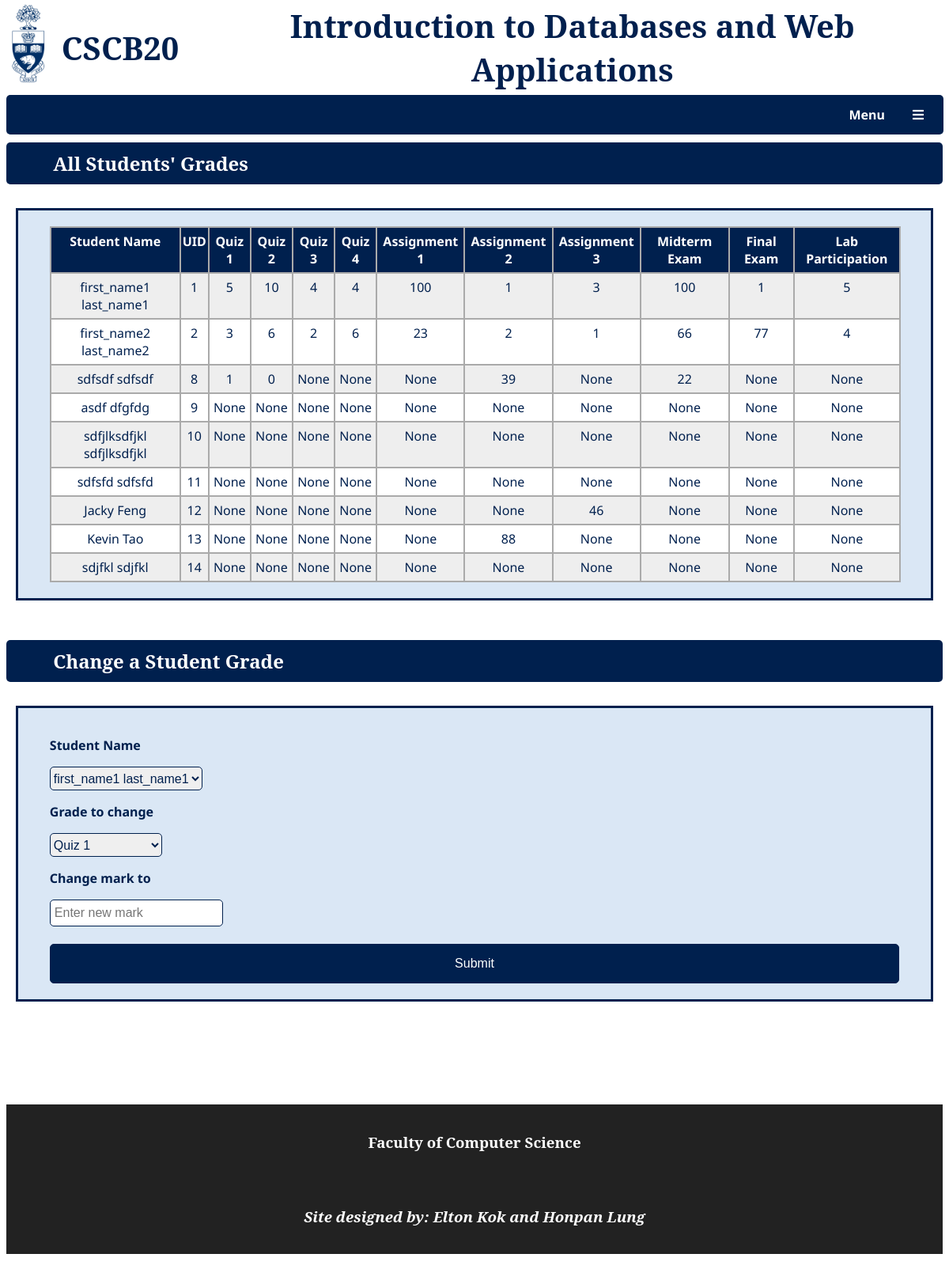
Page /allstudentgrades (signed in) on the committed database.
### tables this page shows
CREATE TABLE "pretty_grades" (
	"db_name"	TEXT,
	"pretty_name"	INTEGER,
	PRIMARY KEY("db_name")
);

### app.py (the view)
@app.route('/allstudentgrades')
def allstudentgrades():
    uid_names = get_uids_and_names_by_type("student")
    grade_dict = dict()
    for uid_key in uid_names.keys():
        uid_dict = dict()
        uid_dict['fullname'] = uid_names[uid_key]
        grades = get_grades_by_id(uid_key)
        for grade_key in grades:
            uid_dict[grade_key] = grades[grade_key]
        grade_dict[uid_key] = uid_dict
    table_headers = get_pretty_grade()
    html_table_headers = ["Student Name", "UID"]
    for item in table_headers:
        html_table_headers.append(table_headers[item])
    message = request.args.get('message') # used to determine if a grade was successfully changed
    return render_template('allstudentgrades.html', table_header=html_table_headers, grade_dict=grade_dict, uids=get_uids_and_names_by_type('student'), grades=get_pretty_grade(), message=message)

### app.py (called while the page is built)
def get_uids_and_names_by_type(user_type):
    if user_type == "instructor" or user_type == "student":
        sql = """
        SELECT uid, first_name, last_name
        FROM users
        WHERE user_type == "{}"
        """.format(user_type)
        uid_firstname_lastname_obj = db.engine.execute(text(sql))
        uid_firstname_lastname = dict()
        for result in uid_firstname_lastname_obj:
            uid_firstname_lastname[result[0]] = str(result[1]) + ' ' + str(result[2])
        return uid_firstname_lastname

def get_grades_by_id(uid):
    sql = """
    SELECT *
    FROM grades
    WHERE uid = {}""".format(uid)
    grade_obj = db.engine.execute(text(sql)).fetchone()
    table_headers = get_table_headers("grades")
    i = 0
    grade_by_uid = dict()
    while i < len(grade_obj):
        grade_by_uid[table_headers[i]] = grade_obj[i]
        i = i + 1
    return grade_by_uid

def get_table_headers(table):
    sql = """
    PRAGMA table_info({})
    """.format(table)
    table_obj = db.engine.execute(text(sql))
    table_headers = []
    for result in table_obj:
        table_headers.append(result[1])
    return table_headers

def get_pretty_grade():
    sql = """
    SELECT *
    FROM pretty_grades"""
    pretty_grade_obj = db.engine.execute(text(sql))
    pretty_grade = dict()
    for result in pretty_grade_obj:
        pretty_grade[result[0]] = result[1]
    return pretty_grade

### templates/allstudentgrades.html (shortened to what this page needs)
{% if session['user_type'] == "instructor" %}
{% extends 'base.html' %}
{% block customcss %}
<link rel="stylesheet" href="static/stylesheet/divTable.css">
<link rel="stylesheet" href="static/stylesheet/basicchangegrade.css">
<link rel="stylesheet" href="static/stylesheet/feedback.css">
{% endblock %}
{% block content%}
<div class="content">
    <div class="subheadings" id="all_student_grades">
        <h2>All Students' Grades</h2>
    </div>
    <div class="block-content">
        <div class="divTable studentgrades">
            <div class="divTableHeading">
                <div class="divTableRow">
                    {% for item in table_header %}
                    <div class="divTableHead">{{item}}</div>
                    {% endfor %}
                </div>
            </div>
            <div class="divTableBody">
                {% for student_uid in grade_dict %}
                <div class="divTableRow" id="{{student_uid}}">
                    {% for key in grade_dict[student_uid] %}
                    <div class="divTableCell" id="{{key}} {{student_uid}}">{{grade_dict[student_uid][key]}}</div>
                    {% endfor %}
                </div>
                {% endfor %}
            </div>
        </div>
    </div>
    <div class="subheadings">
            <h2>Change a Student Grade</h2>
        </div>
    <div class="block-content">
                <form action="change_student_grade" name="grade-change" method="POST">
                    <p><label><b>Student Name </b></label></p>
                        <select name="student_uid" id="uid_names">
                            {% for key in uids.keys() %}
                            <option value="{{key}}">{{uids[key]}}</option>
                            {% endfor %}
                        </select>
                    <div id="grade_name">
                    <p><label><b>Grade to change </b></label></p>
                        <select name="grade_db_name" id="grade_db_name_selector">
                            {% for key in grades.keys() %}
                            <option value="{{key}}">{{grades[key]}}</option>
                            {% endfor %}
                        </select>
                    </div>
                    <div id="mark">
                        <p><label><b>Change mark to </b><div id="mark_msg"></div></label></p>
                        <input type="number" name="changed_mark" placeholder="Enter new mark">
                    </div>
                    <br>
                    <div class="submit-btn">
                        <input type="submit" value="Submit">
                    </div>
                </form>
    </div>
</div>
{% endblock %}
{% elif session['user_type'] == "student" %}
{% extends 'redirect.grade.html' %}
{% else %}
{% extends 'redirect.home.html' %}
{% endif %}

### static/stylesheet/header+footer.css (style rules this page uses)
body { font-family: "Noto Sans", sans-serif; color: #00204E; }
.content { margin-top: 180px; padding-bottom: 100px; }

### static/stylesheet/subheading+blocks.css (style rules this page uses)
.subheadings h2 { background-color: #00204E; color: #ffffff; font-family: "Noto Serif", serif; padding-left: 5%; padding-top: 10px; padding-bottom: 10px; border-radius: 5px; margin-top: 50px; font-weight: bold; }
.block-content { border: 3px solid #00204E; margin: 30px 1%; padding: 20px 40px; background-color: rgb(218, 231, 245); transition: 0.5s ease-in-out; }

### static/stylesheet/select_dropdowns.css (style rules this page uses)
select { color: #00204E; height: 30px; font-family: sans-serif; font-size: 12pt; border: 1px solid #00204E; border-radius: 5px; box-sizing: border-box; }

### static/stylesheet/divTable.css (style rules this page uses)
div.studentgrades { background-color: #EEEEEE; width: 100%; text-align: center; border-collapse: collapse; }
.divTable.studentgrades .divTableCell, .divTable.studentgrades .divTableHead { border: 2px solid #AAAAAA; padding: 6px 2px; }
.divTable.studentgrades .divTableRow:nth-child(even) { background: #FFFFFF; }
.divTable.studentgrades .divTableHeading { background: #00204E; border-bottom: 2px solid #444444; }
.divTable.studentgrades .divTableHeading .divTableHead { font-weight: bold; color: #FFFFFF; text-align: center; }
.divTable { display: table; }
.divTableRow { display: table-row; }
.divTableHeading { display: table-header-group; }
.divTableCell, .divTableHead { display: table-cell; }
.divTableBody { display: table-row-group; }

### static/stylesheet/basicchangegrade.css (style rules this page uses)
input[type=number] { border-radius: 5px; border: 1px solid #00204E; height: 30px; padding-left: 5px; padding-right: 5px; font-size: 12pt; }

### static/stylesheet/feedback.css (style rules this page uses)
.submit-btn { display: flex; justify-content: center; }
input[type=submit] { height: 50px; width: 15%; background-color: #00204E; border: 1px solid #00204E; border-radius: 5px; cursor: pointer; color: #ffffff; font-family: sans-serif; font-size: 16px; }
@media (max-aspect-ratio: 99/100) { input[type=submit] { width: 100%; } }

### rows in the picture
pretty_grades: pretty_name "Quiz 1"
pretty_grades: pretty_name "Quiz 2"
pretty_grades: pretty_name "Quiz 3"
pretty_grades: pretty_name "Quiz 4"
pretty_grades: pretty_name "Assignment 1"
pretty_grades: pretty_name "Assignment 2"
pretty_grades: pretty_name "Assignment 3"
pretty_grades: pretty_name "Midterm Exam"
pretty_grades: pretty_name "Final Exam"
pretty_grades: pretty_name "Lab Participation"

### other values in the picture
{{ item }} "Student Name" "UID"
{{ grade_dict[student_uid][key] }} "first_name1 last_name1" "1" "5" "10" "4" "4" "100" "1" "3" "100" "1" "5" "first_name2 last_name2" "2" "3" "6" "2" "6" "23" "2" "1" "66" "77" "4" "sdfsdf sdfsdf" "8" "1" "0" "None" "None" "None" "39" "None" "22" "None" "None" "asdf dfgfdg" "9" "None" "None" "None" "None" "None" "None" "None" "None" "None" "None" "sdfjlksdfjkl sdfjlksdfjkl" "10" "None" "None" "None" "None" "None" "None" "None" "None" "None" "None" "sdfsfd sdfsfd" "11" "None" "None" "None" "None" "None" "None" "None" "None" "None" "None" "Jacky Feng" "12" "None" "None" "None" "None" "None" "None" "46" "None" "None" "None" "Kevin Tao" "13" "None" "None" "None" "None" "None" "88" "None" "None" "None" "None" "sdjfkl sdjfkl" "14" "None" "None" "None" "None" "None" "None" "None" "None" "None" "None"
form field student_uid "first_name1 last_name1"
form field grade_db_name "Quiz 1"
